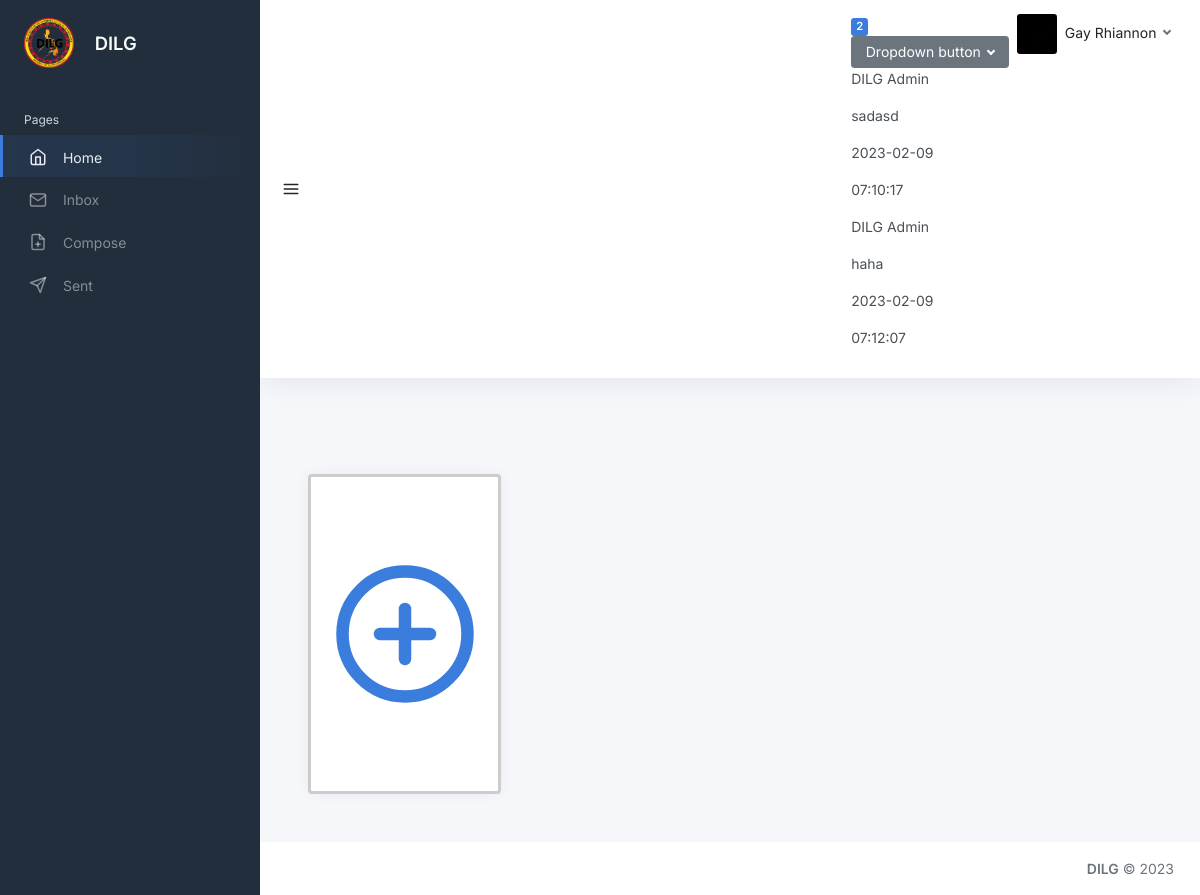
Screenshot of /users/home.php (signed in) with the database file from the repository.
### tables this page shows
CREATE TABLE `reports` (
  `id` int(11) NOT NULL,
  `report_id` varchar(50) NOT NULL,
  `to_user` varchar(50) NOT NULL,
  `from_user` varchar(50) NOT NULL,
  `subject` varchar(50) NOT NULL,
  `opr` varchar(100) NOT NULL,
  `message` longtext NOT NULL,
  `duration` varchar(50) NOT NULL,
  `pdf_files` blob NOT NULL,
  `status` int(225) NOT NULL,
  `notif_status` int(11) NOT NULL,
  `date_start` datetime NOT NULL,
  `date_end` datetime NOT NULL,
  `deadline` int(11) NOT NULL,
  `date_time_acknowledge` varchar(100) NOT NULL,
  `date_created` date NOT NULL,
  `time_created` time NOT NULL,
  `date_updated` date NOT NULL,
  `time_updated` time NOT NULL
);

CREATE TABLE `users` (
  `id` int(11) NOT NULL,
  `user_type` int(50) NOT NULL,
  `email` varchar(50) NOT NULL,
  `email_status` int(11) NOT NULL,
  `password` varchar(255) NOT NULL,
  `first_name` varchar(50) NOT NULL,
  `middle_name` varchar(50) NOT NULL,
  `last_name` varchar(50) NOT NULL,
  `date_of_birth` date NOT NULL,
  `barangay` varchar(50) NOT NULL,
  `v_token` varchar(255) NOT NULL,
  `image` blob NOT NULL,
  `date_time_created` datetime NOT NULL,
  `date_time_updated` datetime NOT NULL
);

### users/home.php (the view, shortened to what this page needs)
<?php
include('../connection.php');
$barangay = $_SESSION['barangay'];
$email = $_SESSION['email'];
?>
<!DOCTYPE html>
<html lang="en">
<head>
	<link href="../src/css/template-2.css" rel="stylesheet">
	<link href="../src/css/preloader.css" rel="stylesheet">
	<link rel="stylesheet" href="https://cdnjs.cloudflare.com/ajax/libs/fullcalendar/3.4.0/fullcalendar.css" />
</head>
<body>
	<div class="wrapper">
		<nav id="sidebar" class="sidebar js-sidebar">
			<div class="sidebar-content js-simplebar">
				<a class="sidebar-brand" href="index.html">
          <img src="../src/img/dilg.png" height="50" alt="">
          <span class="ms-3 align-middle">DILG</span>
        </a>
				<ul class="sidebar-nav">
					<li class="sidebar-header">
						Pages
					</li>
					<li class="sidebar-item active">
						<a class="sidebar-link" href="home.php">
              <i class="align-middle" data-feather="home"></i> <span class="align-middle">Home</span>
            </a>
					</li>
					<li class="sidebar-item">
						<a class="sidebar-link" href="view-report.php">
              <i class="align-middle" data-feather="mail"></i> <span class="align-middle">Inbox</span>
            </a>
					</li>
					<li class="sidebar-item">
						<a class="sidebar-link" href="add-report.php">
              <i class="align-middle" data-feather="file-plus"></i> <span class="align-middle">Compose</span>
            </a>
					</li>
					<li class="sidebar-item">
						<a class="sidebar-link" href="sent-reports.php">
              <i class="align-middle" data-feather="send"></i> <span class="align-middle">Sent</span>
            </a>
					</li>
				</ul>
			</div>
		</nav>
		<div class="main">
			<nav class="navbar navbar-expand navbar-light navbar-bg">
				<a class="sidebar-toggle js-sidebar-toggle">
                    <i class="align-self-center text-dark" data-feather="menu"></i>
                </a>
				<div class="navbar-collapse collapse">
					<ul class="navbar-nav navbar-align">
					<li>
						<?php
						$query_number_notif = "SELECT * FROM reports WHERE to_user = '$barangay' ";
						$run_number_notif = mysqli_query($conn,$query_number_notif);
						$num_of_notifs = mysqli_num_rows($run_number_notif);
						?>
						<span id="NumNotifs" class="badge bg-primary"><?php echo $num_of_notifs?></span>
						<div class="dropdown">
							<button class="btn btn-secondary dropdown-toggle" type="button" id="dropdownMenuButton1" data-bs-toggle="dropdown" aria-expanded="false">
								Dropdown button
							</button>
						</div>
						<?php
						$query_reports = "SELECT from_user, subject, date_created, time_created FROM reports WHERE to_user = '$barangay' ";
						$run_reports = mysqli_query($conn,$query_reports);
						if(mysqli_num_rows($run_reports) > 0){
							foreach($run_reports as $row_reports){
								?>
									<p>
										<?php if($row_reports['from_user'] == "1"){
												echo "DILG Admin";
											}
										?>
									</p>
									<p>
										<?php echo $row_reports['subject']?>
									</p>
									<p><?php echo $row_reports['date_created']?></p>
									<p><?php echo $row_reports['time_created']?></p>
								<?php
							}
						}
						?>
						</li>
						<li class="nav-item dropdown">
							<?php
							$query_image = "SELECT first_name, last_name, image FROM users WHERE email = '$email'";
							$run_image = mysqli_query($conn,$query_image);
							if(mysqli_num_rows($run_image) > 0) {
							foreach($run_image as $row_image){
								?>
								<a class="nav-link dropdown-toggle d-none d-sm-inline-block" href="#" data-bs-toggle="dropdown">
                  				<img src="<?php echo "../admin/admins/" . $row_image['image']?>" alt="user" class="avatar img-fluid rounded me-1"/> <span class="text-dark"><?= $row_image['first_name'] .' '. $row_image['last_name'] ?></span>
								</a>
								<?php
							}
							}
							?>
						</li>
					</ul>
				</div>
			</nav>
			<main class="content">
				<div class="container-fluid p-0">
					<div class="row">
						<div class="col-xl-12 col-xxl-12 d-flex">
							<div class="w-100">
								<div class="row">
									<div class="col-lg-3">
										<div class="card d-flex justify-content-center align-items-center" style="min-height: 20rem; border: 3px solid rgba(0, 0,0,0.2);">
											<span>
												<a href="" data-bs-toggle="modal" data-bs-target="#addNote"><i class="align-self-center text-primary" style="width: 150px; height: 150px" data-feather="plus-circle"></i></a>
											</span>
										</div>
									</div>
								</div>
							</div>
						</div>
					</div>
				</div>
			</main>
			<footer class="footer">
				<div class="container-fluid">
					<div class="row text-muted">
						<div class="col-12 text-end">
							<p class="mb-0 text-muted">
								<strong>DILG</strong> &copy; 2023
							</p>
						</div>
					</div>
				</div>
			</footer>
		</div>
	</div>
</body>
</html>

### rows the page displays
reports: from_user "DILG Admin", subject "sadasd", date_created "2023-02-09", time_created "07:10:17"
reports: from_user "DILG Admin", subject "haha", date_created "2023-02-09", time_created "07:12:07"
users: image (picture), first_name "Gay", last_name "Rhiannon"

### other values shown
$num_of_notifs "2"
